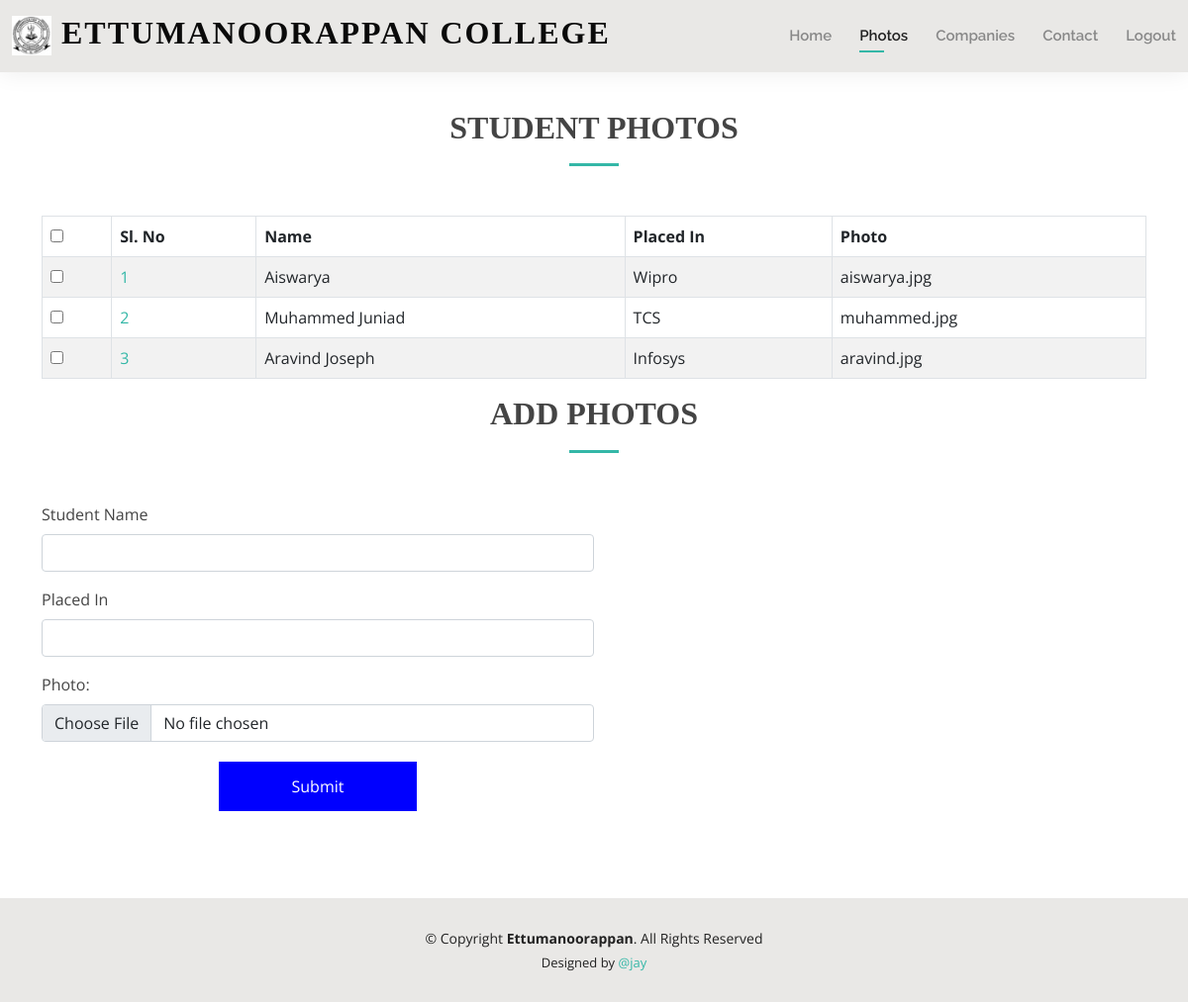
Screenshot of /loginpanel/Placement/photo.php with the database file from the repository.
### tables this page shows
CREATE TABLE `photos` (
  `photoid` int(10) NOT NULL,
  `name` varchar(25) DEFAULT NULL,
  `placed` varchar(25) DEFAULT NULL,
  `photo` varchar(45) DEFAULT NULL
);

### loginpanel/Placement/photo.php (the view, shortened to what this page needs)
<!DOCTYPE html>
<html lang="en">
<head>
  <link href="assets/vendor/aos/aos.css" rel="stylesheet">
  <link href="assets/vendor/bootstrap/css/bootstrap.min.css" rel="stylesheet">
  <link href="assets/vendor/bootstrap-icons/bootstrap-icons.css" rel="stylesheet">
  <link href="assets/vendor/boxicons/css/boxicons.min.css" rel="stylesheet">
  <link href="assets/vendor/glightbox/css/glightbox.min.css" rel="stylesheet">
  <link href="assets/vendor/swiper/swiper-bundle.min.css" rel="stylesheet">
  <link href="assets/css/style.css" rel="stylesheet">
</head>
<body>
  <header id="header" class="fixed-top">
    <div class="container-fluid d-flex justify-content-between align-items-center">
     <h1 class="logo me-auto me-lg-0"><a href="indexhome.php"><img src="assets/img/etm.png" rel="icon">&nbsp;Ettumanoorappan College</a></h1>
      <nav id="navbar" class="navbar order-last order-lg-0">
        <ul>
          <li><a href="indexhome.php">Home</a></li>
            <li><a class="active" href="photo.php">Photos</a></li>
            <li><a href="company.php">Companies</a></li>
            <li><a href="contact.php">Contact</a></li>
	    <li><a href="logout.php">Logout</a></li>
        </ul>
      </nav>
    </div>
  </header>
  <main id="main">
    <section id="about" class="about">
      <div class="container" data-aos="fade-up">
        <div class="section-title">
          <h2>Student Photos</h2>
        </div>
        <table id="dynamic-table" class="table table-striped table-bordered table-hover">
	<thead>
		<tr>
			<th class="center">
				<label class="pos-rel">
					<input type="checkbox" class="ace" />
				</label>
			</th>
			<th>Sl. No</th>
			<th>Name</th>
			<th>Placed In</th>
			<th>Photo</th>
		</tr>
	</thead>
	<tbody>
    <?php
		include('../database.php');
		$sql="select * from photos ORDER BY photoid ASC";
		$result = mysqli_query($conn, $sql); $i=1;
    while($row = mysqli_fetch_assoc($result)){
    ?>
		<tr>
			<td class="center">
				<label class="pos-rel">
					<input type="checkbox" class="ace" />
				</label>
			</td>
			<td>
				<a href="#"><?= $i; ?></a>
			</td>
      			<td><?= $row['name']; ?></td>
			      <td><?= $row['placed']; ?></td>
      			<td><?= $row['photo']; ?></td>
		</tr>
    		<?php $i++;} ?>
	</tbody>
</table>
<div class="section-title">
          <h2>ADD Photos</h2>
        </div>
        <div class="col-6">
      <form action="photoupload.php" method="post">
        <div class="mb-3">
          <label class="form-label">Student Name</label>
          <input type="text" name="name" id="name" class="form-control" required>
        </div>
        <div class="mb-3">
          <label class="form-label">Placed In</label>
          <input type="text" name="placed" id="placed" class="form-control" required>
        </div>
        <div class="mb-3">
          <label class="form-label">Photo: &nbsp;&nbsp;</label>
          <input type="file" name="photo" id="photo" class="form-control" required>
        </div>
        <div class="text-center"><input type="submit" name="submit" style="background-color: blue;  border: none;  color: white; height:50px; width:200px;  text-decoration: none;  display: inline-block;
          font-size: 16px;  margin: 4px 2px;  cursor: pointer;"></button></div>
      </form><br>
      </div>
    </section>
  </main>
  <footer id="footer">
    <div class="container">
      <div class="copyright">
        &copy; Copyright <strong><span>Ettumanoorappan</span></strong>. All Rights Reserved
      </div>
      <div class="credits">
        Designed by <a href="#">@jay</a>
      </div>
    </div>
  </footer>
</body>
</html>

### loginpanel/Placement/assets/css/style.css (style rules this page uses)
body { font-family: "Open Sans", sans-serif; color: #444444; }
a { color: #34b7a7; text-decoration: none; }
h1, h2, h3, h4, h5, h6 { font-family: "Times New Roman", sans-serif; }
#main { margin-top: 50px; }
#header { background: #e9e8e6; box-shadow: 0px 0px 25px 0 rgba(0, 0, 0, 0.08); z-index: 997; padding: 15px 0; }
#header .logo { font-size: 32px; margin: 0; padding: 0; line-height: 1; font-weight: 600; font-family: Algerian; letter-spacing: 2px; text-transform: uppercase; }
#header .logo a { color: #0a0a0a; }
#header .logo img { max-height: 40px; }
.navbar { padding: 0; }
.navbar ul { margin: 0; padding: 0; display: flex; list-style: none; align-items: center; }
.navbar li { position: relative; padding: 10px 0 10px 28px; }
.navbar a, .navbar a:focus { display: flex; align-items: right; justify-content: space-between; font-family: "Raleway", sans-serif; font-size: 15px; font-weight: 600; color: #888888; white-space: nowrap; transition: 0.3s; position: relative; }
.navbar > ul > li > a:before { content: ""; position: absolute; width: 0; height: 2px; bottom: -5px; left: 0; background-color: #34b7a7; visibility: hidden; width: 0px; transition: all 0.3s ease-in-out 0s; }
.navbar a:hover:before, .navbar li:hover > a:before, .navbar .active:before { visibility: visible; width: 25px; }
.navbar a:hover, .navbar .active, .navbar .active:focus, .navbar li:hover > a { color: #222222; }
section { padding: 60px 0; }
.section-title { text-align: center; padding-bottom: 30px; }
.section-title h2 { font-size: 32px; font-weight: bold; text-transform: uppercase; margin-bottom: 20px; padding-bottom: 20px; position: relative; }
.section-title h2::after { content: ''; position: absolute; display: block; width: 50px; height: 3px; background: #34b7a7; bottom: 0; left: calc(50% - 25px); }
#footer { background: #e9e8e6; padding: 30px 0; color: #222222; font-size: 14px; text-align: center; }
#footer .credits { padding-top: 5px; font-size: 13px; }
#footer .credits a { color: #34b7a7; }

### rows the page displays
photos: name "Aiswarya", placed "Wipro", photo "aiswarya.jpg"
photos: name "Muhammed Juniad", placed "TCS", photo "muhammed.jpg"
photos: name "Aravind Joseph", placed "Infosys", photo "aravind.jpg"
